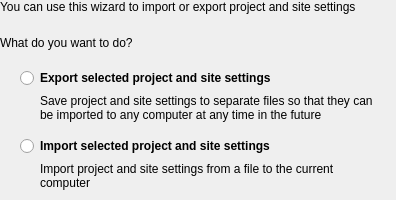
<?xml version="1.0" encoding="UTF-8"?>
<ui version="4.0">
 <class>SelectWidget</class>
 <widget class="QWidget" name="SelectWidget">
  <property name="geometry">
   <rect>
    <x>0</x>
    <y>0</y>
    <width>396</width>
    <height>200</height>
   </rect>
  </property>
  <property name="windowTitle">
   <string>Form</string>
  </property>
  <layout class="QVBoxLayout" name="verticalLayout">
   <property name="leftMargin">
    <number>0</number>
   </property>
   <property name="topMargin">
    <number>0</number>
   </property>
   <property name="rightMargin">
    <number>0</number>
   </property>
   <property name="bottomMargin">
    <number>0</number>
   </property>
   <item>
    <widget class="QLabel" name="label">
     <property name="text">
      <string>You can use this wizard to import or export project and site settings</string>
     </property>
    </widget>
   </item>
   <item>
    <spacer name="verticalSpacer_2">
     <property name="orientation">
      <enum>Qt::Vertical</enum>
     </property>
     <property name="sizeType">
      <enum>QSizePolicy::Fixed</enum>
     </property>
     <property name="sizeHint" stdset="0">
      <size>
       <width>20</width>
       <height>16</height>
      </size>
     </property>
    </spacer>
   </item>
   <item>
    <widget class="QLabel" name="label_2">
     <property name="text">
      <string>What do you want to do?</string>
     </property>
    </widget>
   </item>
   <item>
    <spacer name="verticalSpacer_4">
     <property name="orientation">
      <enum>Qt::Vertical</enum>
     </property>
     <property name="sizeType">
      <enum>QSizePolicy::Fixed</enum>
     </property>
     <property name="sizeHint" stdset="0">
      <size>
       <width>20</width>
       <height>8</height>
      </size>
     </property>
    </spacer>
   </item>
   <item>
    <layout class="QVBoxLayout" name="verticalLayout_2">
     <property name="leftMargin">
      <number>20</number>
     </property>
     <property name="topMargin">
      <number>4</number>
     </property>
     <property name="rightMargin">
      <number>20</number>
     </property>
     <property name="bottomMargin">
      <number>4</number>
     </property>
     <item>
      <widget class="QRadioButton" name="exportOpt">
       <property name="font">
        <font>
         <bold>true</bold>
        </font>
       </property>
       <property name="text">
        <string>Export selected project and site settings</string>
       </property>
      </widget>
     </item>
     <item>
      <layout class="QHBoxLayout" name="horizontalLayout_2">
       <property name="leftMargin">
        <number>20</number>
       </property>
       <item>
        <widget class="QLabel" name="label_3">
         <property name="text">
          <string>Save project and site settings to separate files so that they can be imported to any computer at any time in the future</string>
         </property>
         <property name="wordWrap">
          <bool>true</bool>
         </property>
         <property name="margin">
          <number>0</number>
         </property>
        </widget>
       </item>
      </layout>
     </item>
     <item>
      <spacer name="verticalSpacer_3">
       <property name="orientation">
        <enum>Qt::Vertical</enum>
       </property>
       <property name="sizeType">
        <enum>QSizePolicy::Fixed</enum>
       </property>
       <property name="sizeHint" stdset="0">
        <size>
         <width>20</width>
         <height>8</height>
        </size>
       </property>
      </spacer>
     </item>
     <item>
      <widget class="QRadioButton" name="importOpt">
       <property name="font">
        <font>
         <bold>true</bold>
        </font>
       </property>
       <property name="text">
        <string>Import selected project and site settings</string>
       </property>
      </widget>
     </item>
     <item>
      <layout class="QHBoxLayout" name="horizontalLayout_3">
       <property name="leftMargin">
        <number>20</number>
       </property>
       <item>
        <widget class="QLabel" name="label_4">
         <property name="text">
          <string>Import project and site settings from a file to the current computer</string>
         </property>
         <property name="wordWrap">
          <bool>true</bool>
         </property>
        </widget>
       </item>
      </layout>
     </item>
    </layout>
   </item>
   <item>
    <spacer name="verticalSpacer_5">
     <property name="orientation">
      <enum>Qt::Vertical</enum>
     </property>
     <property name="sizeHint" stdset="0">
      <size>
       <width>20</width>
       <height>40</height>
      </size>
     </property>
    </spacer>
   </item>
   <item>
    <spacer name="verticalSpacer">
     <property name="orientation">
      <enum>Qt::Vertical</enum>
     </property>
     <property name="sizeHint" stdset="0">
      <size>
       <width>20</width>
       <height>40</height>
      </size>
     </property>
    </spacer>
   </item>
  </layout>
 </widget>
 <resources/>
 <connections/>
</ui>
